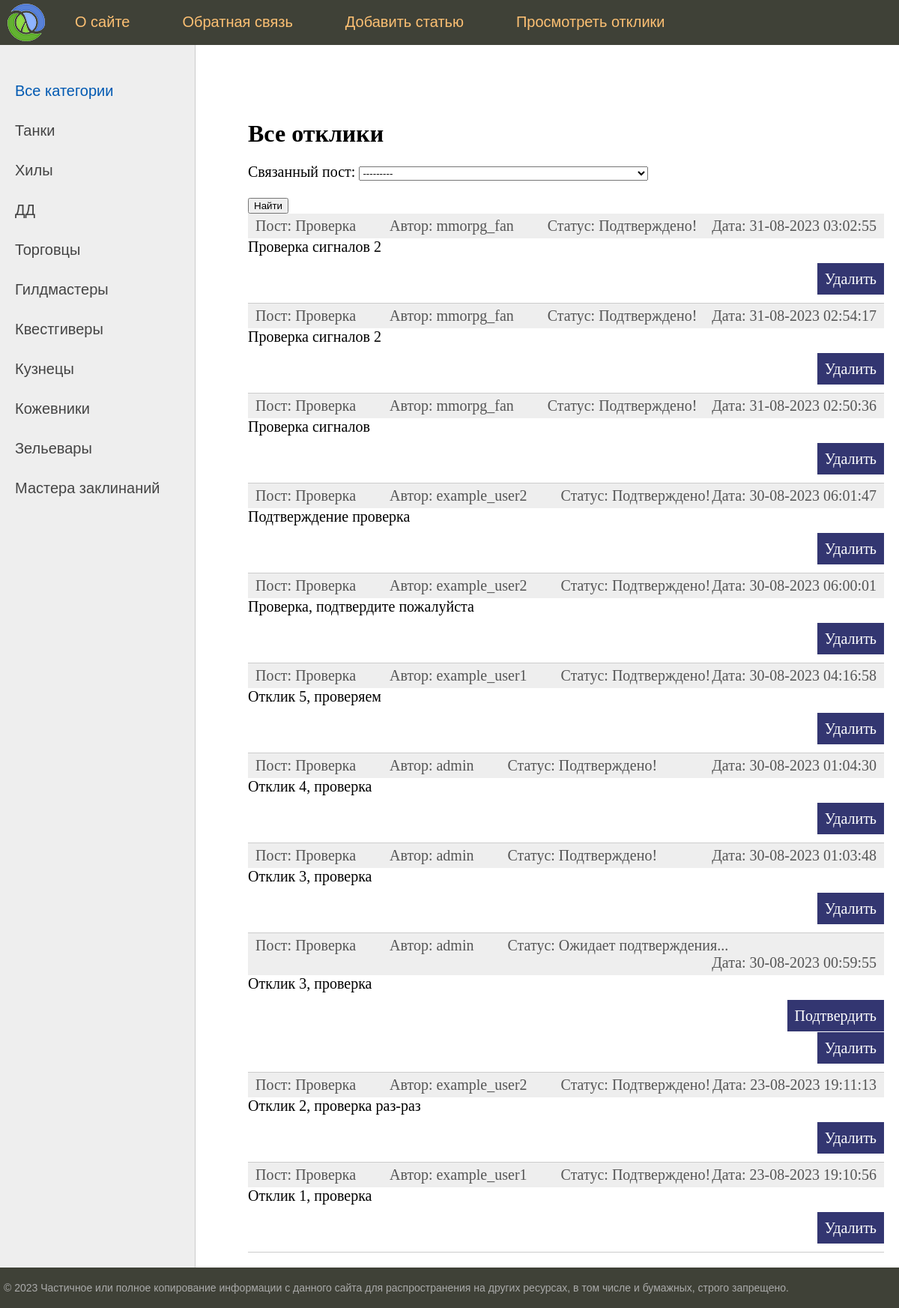
Screenshot of /messages/ (signed in) with the database file from the repository.
### bulletinboard/models.py (models this page shows, shortened)
class Category(models.Model):
    name = models.CharField(max_length=100, db_index=True, verbose_name='Категория')
    slug = models.SlugField(max_length=255, unique=True, db_index=True, verbose_name='URL')
    def get_absolute_url(self):
        return reverse('category', kwargs={'cat_slug': self.slug})
    class Meta:
        verbose_name = 'Категория'
        verbose_name_plural = 'Категории'
        ordering = ['id']

class Message(models.Model):
    post = models.ForeignKey(Post, on_delete=models.CASCADE, verbose_name='Связанный пост')
    author = models.ForeignKey(Author, on_delete=models.CASCADE, verbose_name='Автор')
    creation_time = models.DateTimeField(auto_now_add=True, verbose_name='Время создания')
    text = models.TextField(blank=False, verbose_name='Содержание')
    is_approved = models.BooleanField(default=False, verbose_name='Подтверждение')
    class Meta:
        verbose_name = 'Отклик'
        verbose_name_plural = 'Отклики'
        ordering = ['-creation_time']

class Post(models.Model):
    author = models.ForeignKey(Author, on_delete=models.CASCADE, verbose_name='Автор')
    category = models.ForeignKey('Category', models.CASCADE, verbose_name='Категория')
    creation_time = models.DateTimeField(auto_now_add=True, verbose_name='Время создания')
    title = models.CharField(max_length=255, blank=False, verbose_name='Заголовок')
    body = RichTextUploadingField(verbose_name='Содержание')
    def __str__(self):
        return self.title
    class Meta:
        verbose_name = 'Объявление'
        verbose_name_plural = 'Объявления'
        ordering = ['-creation_time', 'title']

class Author(models.Model):
    user = models.OneToOneField(User, on_delete=models.CASCADE)
    def __str__(self):
        return self.user.username
    class Meta:
        verbose_name = 'Автор'
        verbose_name_plural = 'Авторы'
        ordering = ['id']

### bulletinboard/views.py (the view)
# urls.py: path('messages/', ShowMessages.as_view(), name='messages'),
class ShowMessages(LoginRequiredMixin, DataMixin, ListView):
    model = Message
    template_name = 'bulletinboard/messages.html'
    context_object_name = 'messages'
    def get_queryset(self):
        author_instance, created = Author.objects.get_or_create(user=self.request.user)
        queryset = super().get_queryset()
        self.filterset = MessageFilter(self.request.GET, queryset, user=self.request.user)
        return self.filterset.qs.filter(post__author=author_instance)
    def get_context_data(self, *, object_list=None, **kwargs):
        context = super().get_context_data(**kwargs)
        c_def = self.get_user_context(title='Все полученные отклики', filterset=self.filterset)
        return context | c_def

### bulletinboard/templatetags/bulletinboard_tags.py (called while the page is built)
@register.inclusion_tag('bulletinboard/list_categories.html')
def show_categories(cat_selected=0):
    cats = Category.objects.all()
    return {'cats': cats, 'cat_selected': cat_selected}

### bulletinboard/utils.py (called while the page is built)
    def get_user_context(self, **kwargs):
        context = kwargs
        cats = Category.objects.annotate(Count('post'))
        user_menu = menu.copy()
        if not self.request.user.is_authenticated:
            user_menu.pop(2)
            user_menu.pop(2)
        context['menu'] = user_menu
        context['cats'] = cats
        if 'cat_selected' not in context:
            context['cat_selected'] = 0
        return context

### bulletinboard/templates/bulletinboard/messages.html (shortened to what this page needs)
{% extends 'bulletinboard/index.html' %}
{% block content %}
<h1>Все отклики</h1>
    <form action="" method="get">
        {{ filterset.form.as_p }}
        <input type="submit" value="Найти" />
    </form>
<ul class="list-articles">
	{% for m in messages %}
		<li><div class="article-panel">
			<p class="first">Пост: {{m.post.title|truncatewords:10}}&nbsp;&nbsp;&nbsp;&nbsp;&nbsp;&nbsp;&nbsp;&nbsp;
				Автор: {{m.author}}&nbsp;&nbsp;&nbsp;&nbsp;&nbsp;&nbsp;&nbsp;&nbsp;
				{% if m.is_approved %}
				Статус: Подтверждено!
				{% else %}
				Статус: Ожидает подтверждения...
				{% endif %}
					</p>
			<p class="last">Дата: {{m.creation_time|date:"d-m-Y H:i:s"}}</p>
		</div>
					{{m.text}}
			{% if not m.is_approved %}
			<p class="link-read-post"><a href="{% url 'approve_message' message_id=m.id %}">Подтвердить</a></p>
			{% endif %}
			<p class="link-read-post"><a href="{% url 'message_delete' pk=m.id %}">Удалить</a></p>
			</li>
	{% endfor %}
</ul>
{% endblock %}

### bulletinboard/templates/bulletinboard/list_categories.html
{% for c in cats %}
    {% if c.pk == cat_selected %}
        <li class="selected">{{c.name}}</li>
    {% else %}
        <li><a href="{{ c.get_absolute_url }}">{{c.name}}</a></li>
    {% endif %}
{% endfor %}

### bulletinboard/static/bulletinboard/css/styles.css (style rules this page uses)
html, body { font-family: 'Arial'; margin: 0; padding: 0; height: 100%; width: 100%; color: #444; }
a { color: #0059b2; text-decoration: none; }
p.link-read-post { text-align: right; }
p.link-read-post a { padding: 10px; min-width: 100px; background: #333671; color: #fff; text-decoration: none; }
div.article-panel { background: #eee; padding: 5px 10px 5px 10px; box-sizing: border-box; overflow: hidden; color: #555; }
div.article-panel p.first { margin: 0; float: left; }
div.article-panel p.last { margin: 0; float: right; }
ul.list-articles { list-style: none; margin: 0; padding: 0; }
ul.list-articles li { border-bottom: 1px solid #ccc; }
.left-chapters ul li { margin: 30px 0 0 0; color: #999; }
.left-chapters ul li a { color: #444; text-decoration: none; }
.content-text h1 { font-size: 32px; }

### rows the page displays
Category: name "Танки"
Category: name "Хилы"
Category: name "ДД"
Category: name "Торговцы"
Category: name "Гилдмастеры"
Category: name "Квестгиверы"
Category: name "Кузнецы"
Category: name "Кожевники"
Category: name "Зельевары"
Category: name "Мастера заклинаний"
Message: post "Проверка", author "mmorpg_fan", is_approved "Статус: Подтверждено!", creation_time "31-08-2023 03:02:55", text "Проверка сигналов 2"
Message: post "Проверка", author "mmorpg_fan", is_approved "Статус: Подтверждено!", creation_time "31-08-2023 02:54:17", text "Проверка сигналов 2"
Message: post "Проверка", author "mmorpg_fan", is_approved "Статус: Подтверждено!", creation_time "31-08-2023 02:50:36", text "Проверка сигналов"
Message: post "Проверка", author "example_user2", is_approved "Статус: Подтверждено!", creation_time "30-08-2023 06:01:47", text "Подтверждение проверка"
Message: post "Проверка", author "example_user2", is_approved "Статус: Подтверждено!", creation_time "30-08-2023 06:00:01", text "Проверка, подтвердите пожалуйста"
Message: post "Проверка", author "example_user1", is_approved "Статус: Подтверждено!", creation_time "30-08-2023 04:16:58", text "Отклик 5, проверяем"
Message: post "Проверка", author "admin", is_approved "Статус: Подтверждено!", creation_time "30-08-2023 01:04:30", text "Отклик 4, проверка"
Message: post "Проверка", author "admin", is_approved "Статус: Подтверждено!", creation_time "30-08-2023 01:03:48", text "Отклик 3, проверка"
Message: post "Проверка", author "admin", is_approved "Статус: Ожидает подтверждения...", creation_time "30-08-2023 00:59:55", text "Отклик 3, проверка"
Message: post "Проверка", author "example_user2", is_approved "Статус: Подтверждено!", creation_time "23-08-2023 19:11:13", text "Отклик 2, проверка раз-раз"
Message: post "Проверка", author "example_user1", is_approved "Статус: Подтверждено!", creation_time "23-08-2023 19:10:56", text "Отклик 1, проверка"

### other values shown
{{ m.title }} "О сайте" "Обратная связь" "Добавить статью" "Просмотреть отклики"
